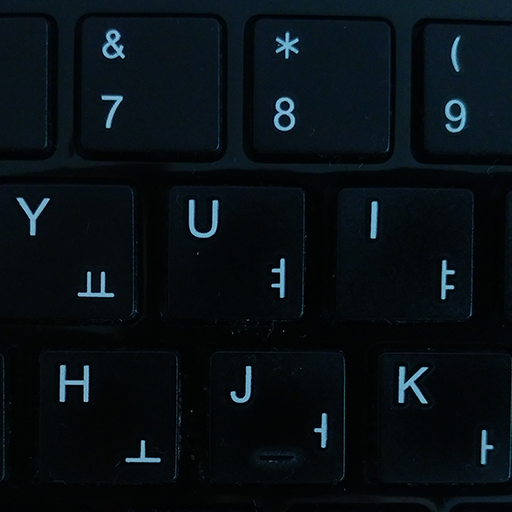
#> input picture cvdir/img/keyboard.bmp, 512 x 512 px
$ jupyter execute labeling.ipynb
#> lines starting #> are read from the running program, lines starting #| are printed output that depends on the picture; after the words box and inside, x2 and y2 are one past the last pixel; in counts of white or black regions, pixels touching at a corner belong together
[cell 1]
import numpy as np
import cv2

[cell 2]
def labeling_basic():
    src = np.array([[0, 0, 1, 1, 0, 0, 0, 0],
                    [1, 1, 1, 1, 0, 0, 1, 0],
                    [1, 1, 1, 1, 0, 0, 0, 0],
                    [0, 0, 0, 0, 0, 1, 1, 0],
                    [0, 0, 0, 1, 1, 1, 1, 0],
                    [0, 0, 0, 1, 0, 0, 1, 0],
                    [0, 0, 1, 1, 1, 1, 1, 0],
                    [0, 0, 0, 0, 0, 0, 0, 0]]).astype(np.uint8)

    src = src * 255

    cnt, labels = cv2.connectedComponents(src)

    print('src:'),
    print(src)
    print('labels:')
    print(labels)
    print('number of labels:', cnt)

[cell 3]
def labeling_stats():
    src = cv2.imread('./img/keyboard.bmp', cv2.IMREAD_GRAYSCALE)
#> src: shape (512, 512); min 0, max 196, mean 13.8

    if src is None:
        print('Image load failed!')
        return

    _, src_bin = cv2.threshold(src, 0, 255, cv2.THRESH_BINARY | cv2.THRESH_OTSU)
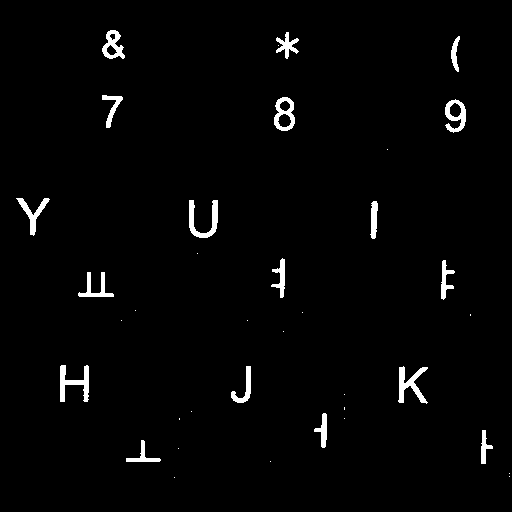
#> src_bin: shape (512, 512); 2.1% white; 37 white regions (19 under 20 px), largest, box (x1, y1, x2, y2) and area: (398, 366, 428, 404) 470, (60, 365, 89, 402) 469, (189, 200, 218, 238) 452

    cnt, labels, stats, centroids = cv2.connectedComponentsWithStats(src_bin)
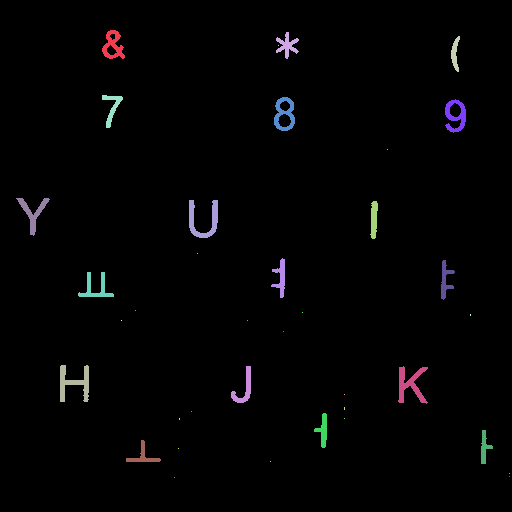
#> labels: shape (512, 512) int32; 38 distinct labels, from 0 to 37; one colour per label, 0 black
#> cnt = 38; stats = 38 rows, first 6: [0, 0, 512, 512, 256750], [102, 30, 23, 29, 341], [276, 32, 23, 27, 259], [451, 36, 9, 36, 168], [278, 45, 1, 1, 1], [102, 95, 21, 33, 230]; centroids = 38 pairs, first value 32.49 to 509, second value 44.95 to 477

    dst = cv2.cvtColor(src, cv2.COLOR_GRAY2BGR)

    for i in range(1, cnt):
        (x, y, w, h, area) = stats[i]

        if area < 20:
            continue

        pt1 = (x, y)
        pt2 = (x + w, y + h)
        cv2.rectangle(dst, pt1, pt2, (0, 255, 255))
#> this loop made 37 passes
#> (x, y, w, h, area, pt2) on passes 1, 2, 3, 5, 6, 7, 9, 10, 11, 13, 14, 15: (102, 30, 23, 29, 341, (125, 59)), (276, 32, 23, 27, 259, (299, 59)), (451, 36, 9, 36, 168, (460, 72)), (102, 95, 21, 33, 230, (123, 128)), (274, 97, 21, 34, 373, (295, 131)), (445, 99, 21, 34, 366, (466, 133)), (16, 198, 34, 38, 350, (50, 236)), (189, 200, 29, 38, 452, (218, 238)), (370, 201, 8, 38, 221, (378, 239)), (271, 258, 14, 40, 245, (285, 298)), (441, 260, 14, 40, 239, (455, 300)), (78, 272, 36, 25, 313, (114, 297))
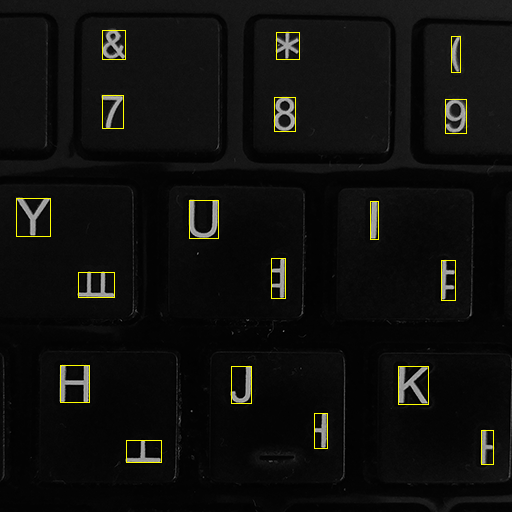
#> dst: shape (512, 512, 3); mean B, G, R 13.5, 15.5, 15.5

    cv2.imshow('src', src)
    cv2.imshow('dst', dst)

    cv2.waitKey()
    cv2.destroyAllWindows()

[cell 4]
labeling_basic()

[cell 5]
labeling_stats()

### practice

[cell 6]
import numpy as np
import cv2

[cell 7]
img = cv2.imread('./img/pcb.jpg', cv2.IMREAD_GRAYSCALE)
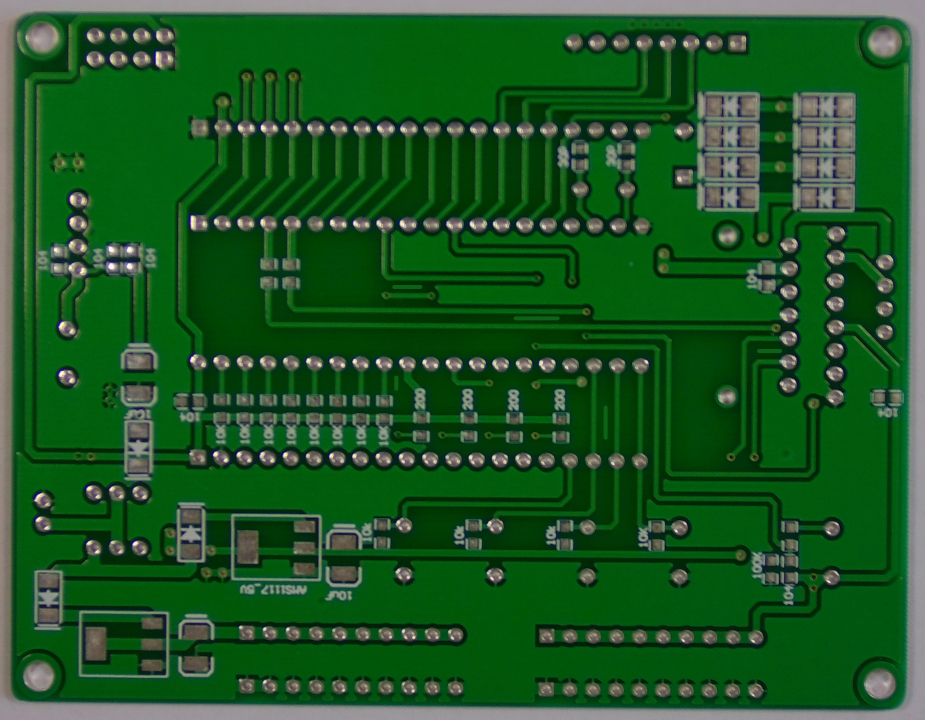
#> input picture cvdir/img/pcb.jpg, 2775 x 2159 px (shown at 1/3 size)
#> img: shape (2159, 2775); min 1, max 255, mean 63.5
img = cv2.resize(img, (800, 600), interpolation=cv2.INTER_LANCZOS4)
#> img: shape (600, 800)

[cell 8]
cv2.imshow('img', img)
cv2.waitKey()
cv2.destroyAllWindows()

[cell 9]
_, img_bin = cv2.threshold(img, 0, 255, cv2.THRESH_BINARY | cv2.THRESH_OTSU)
#> img_bin: shape (600, 800); 16.5% white; 682 white regions (314 under 20 px), largest, box (x1, y1, x2, y2) and area: (0, 0, 800, 600) 33742, (603, 76, 657, 177) 4040, (685, 77, 740, 127) 2196

[cell 10]
cv2.imshow('img_bin', img_bin)
cv2.waitKey()
cv2.destroyAllWindows()

[cell 11]
cnt, labels, stats, centroids = cv2.connectedComponentsWithStats(img_bin)
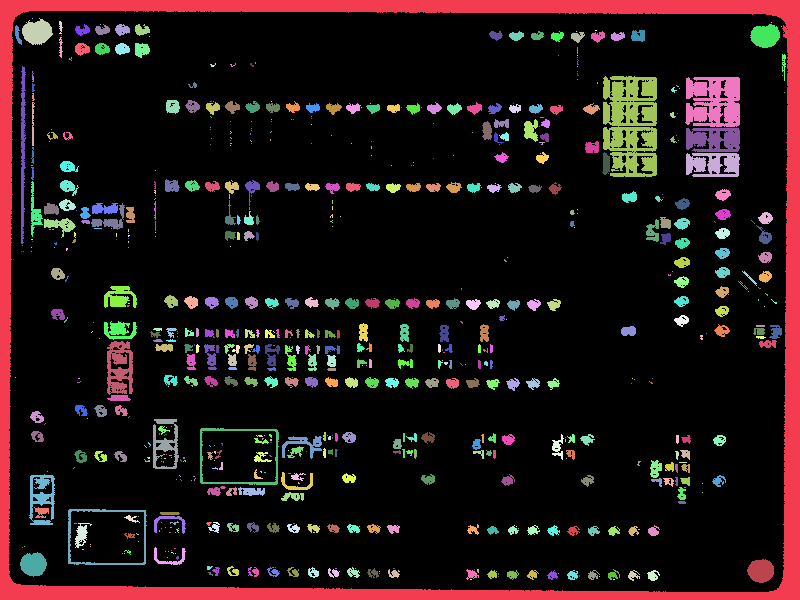
#> labels: shape (600, 800) int32; 683 distinct labels, from 0 to 682; one colour per label, 0 black
#> cnt = 683; stats = 683 rows, first 6: [9, 11, 779, 581, 400731], [0, 0, 800, 600, 33742], [32, 18, 1, 1, 1], [22, 18, 31, 27, 581], [59, 21, 4, 13, 31], [771, 22, 1, 1, 1]; centroids = 683 pairs, first value 15 to 784, second value 18 to 579

[cell 12]
dst = cv2.cvtColor(img, cv2.COLOR_GRAY2BGR)
#> dst: shape (600, 800, 3)

[cell 13]
for i in range(1, cnt):
    (x, y, w, h, area) = stats[i]

    if area < 40:
        continue

    pt1 = (x, y)
    pt2 = (x + w, y + h)
    cv2.rectangle(dst, pt1, pt2, (0, 255, 255))
#> this loop made 682 passes
#> (x, y, w, h, area, pt2) on passes 3, 6, 7: (22, 18, 31, 27, 581, (53, 45)), (15, 25, 7, 20, 71, (22, 45)), (75, 24, 15, 12, 104, (90, 36))
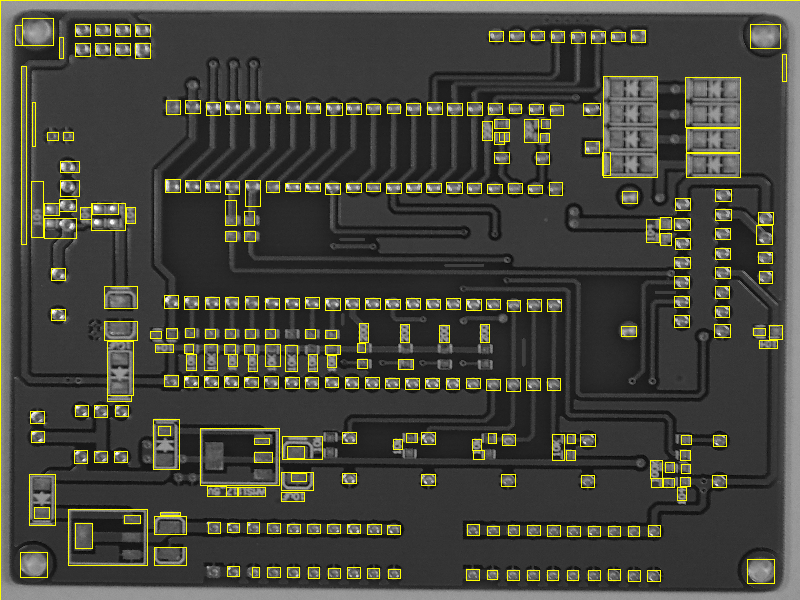
#> dst: shape (600, 800, 3); mean B, G, R 60.8, 70.5, 70.5

cv2.imshow('img', img)
cv2.imshow('dst', dst)

cv2.waitKey()
cv2.destroyAllWindows()

[cell 14]
import numpy as np
import cv2

[cell 15]
img = cv2.imread('./img/PCB-Manufacturing-Defects.png', cv2.IMREAD_GRAYSCALE)
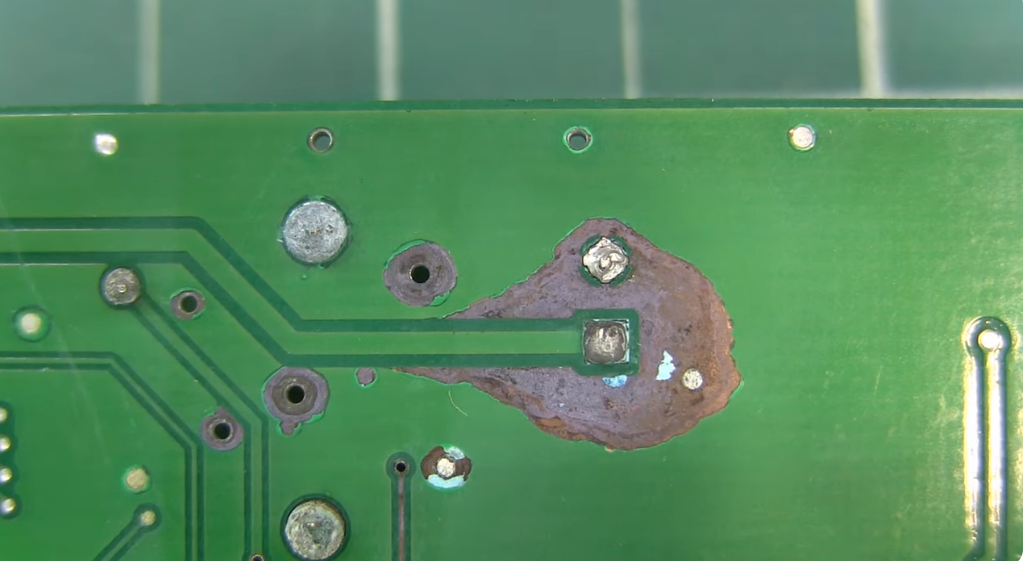
#> input picture cvdir/img/PCB-Manufacturing-Defects.png, 1025 x 561 px
#> img: shape (561, 1025); min 0, max 255, mean 123
img = cv2.resize(img, (750, 375), interpolation=cv2.INTER_LANCZOS4)
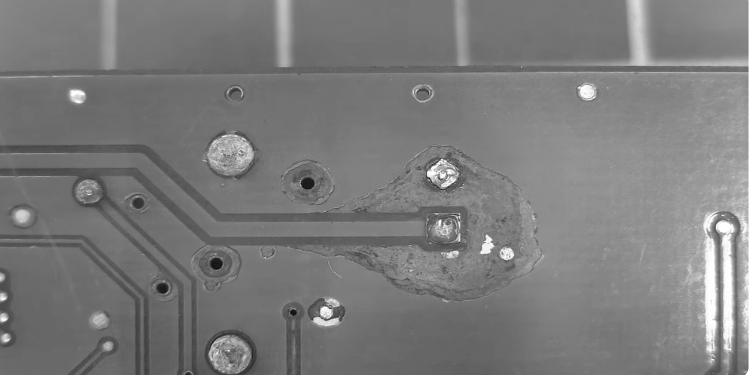
#> img: shape (375, 750); min 6, max 255, mean 123
img2 = cv2.imread('./img/PCB-Manufacturing-Defects.png')
#> img2 is the input picture: shape (561, 1025, 3); mean B, G, R 97, 139.7, 87.3
img2 = cv2.resize(img2, (750, 375), interpolation=cv2.INTER_LANCZOS4)
#> img2: shape (375, 750, 3)
hsv = cv2.cvtColor(img2, cv2.COLOR_BGR2HSV)
#> hsv: shape (375, 750, 3); mean H, S, V 67.8, 104.1, 140.8

[cell 16]
cv2.imshow('img', img)
cv2.imshow('img2', img2)
cv2.waitKey()
cv2.destroyAllWindows()

[cell 17]
red1 = np.array([0, 0, 0])
red2 = np.array([20, 255,255])
red3 = np.array([160, 0, 0])
red4 = np.array([180, 255,255])

mask_red = cv2.inRange(hsv, red1, red2)
#> mask_red: shape (375, 750); 3% white; 166 white regions (145 under 20 px), largest, box (x1, y1, x2, y2) and area: (388, 151, 541, 301) 6169, (326, 247, 386, 274) 324, (749, 0, 750, 309) 309
mask_red2 = cv2.inRange(hsv, red3, red4)
#> mask_red2: shape (375, 750); 1.2% white; 156 white regions (142 under 20 px), largest, box (x1, y1, x2, y2) and area: (409, 250, 494, 295) 747, (461, 185, 498, 256) 667, (364, 160, 423, 206) 484

res_red1 = cv2.bitwise_and(img2, img2, mask=mask_red)
res_red2 = cv2.bitwise_and(img2, img2, mask=mask_red2)
res_red = cv2.bitwise_or(res_red1, res_red2)

[cell 18]
res_red = cv2.cvtColor(res_red, cv2.COLOR_BGR2GRAY)
#> res_red: shape (375, 750)

[cell 19]
_, res_red = cv2.threshold(res_red, 0, 255, cv2.THRESH_BINARY | cv2.THRESH_OTSU)
#> res_red: shape (375, 750); 4.2% white; 134 white regions (107 under 20 px), largest, box (x1, y1, x2, y2) and area: (386, 147, 541, 301) 8261, (296, 247, 400, 277) 863, (364, 160, 423, 206) 563

[cell 20]
_, img_bin = cv2.threshold(img, 0, 255, cv2.THRESH_BINARY | cv2.THRESH_OTSU)
#> img_bin: shape (375, 750); 24.4% white; 469 white regions (407 under 20 px), largest, box (x1, y1, x2, y2) and area: (438, 0, 750, 375) 53611, (716, 220, 737, 371) 1835, (207, 134, 254, 175) 1316

[cell 21]
cv2.imshow('img_bin', img_bin)
cv2.imshow('res_green', res_red)
cv2.waitKey()
cv2.destroyAllWindows()

[cell 22]
cnt, labels, stats, centroids = cv2.connectedComponentsWithStats(res_red)
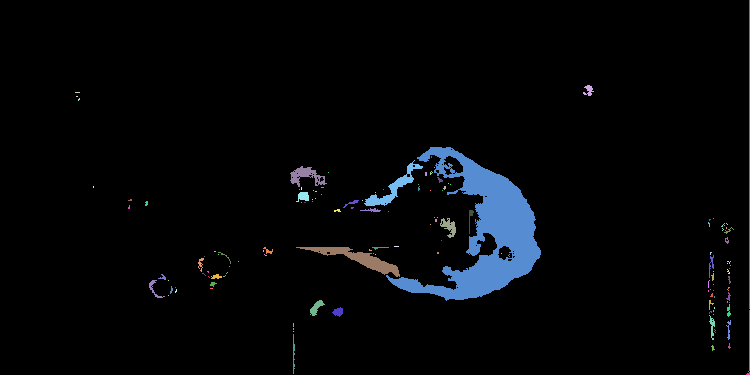
#> labels: shape (375, 750) int32; 135 distinct labels, from 0 to 134; one colour per label, 0 black
#> cnt = 135; stats = 135 rows, first 6: [0, 0, 750, 375, 269325], [749, 0, 1, 309, 309], [583, 85, 11, 11, 64], [75, 92, 5, 1, 5], [76, 96, 2, 1, 2], [78, 98, 2, 3, 4]; centroids = 135 pairs, first value 76.5 to 749, second value 89.92 to 353.7

[cell 23]
dst = img2.copy()

[cell 24]
# cnt, labels, stats, centroids = cv2.connectedComponentsWithStats(img_bin)

[cell 25]
# dst = cv2.cvtColor(img, cv2.COLOR_GRAY2BGR)

[cell 26]
for i in range(1, cnt):
    (x, y, w, h, area) = stats[i]

    if area < 20:
        continue

    pt1 = (x, y)
    pt2 = (x + w, y + h)
    cv2.rectangle(dst, pt1, pt2, (0, 255, 255))
#> this loop made 134 passes
#> (x, y, w, h, area, pt2) on passes 1, 2, 6, 8, 9: (749, 0, 1, 309, 309, (750, 309)), (583, 85, 11, 11, 64, (594, 96)), (386, 147, 155, 154, 8261, (541, 301)), (364, 160, 59, 46, 563, (423, 206)), (290, 166, 37, 21, 340, (327, 187))
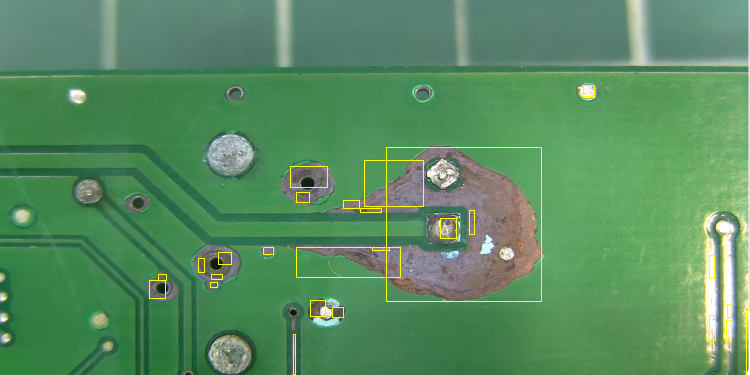
#> dst: shape (375, 750, 3); mean B, G, R 95.8, 140.6, 88.4

cv2.imshow('img', img)
cv2.imshow('dst', dst)

cv2.waitKey()
cv2.destroyAllWindows()
